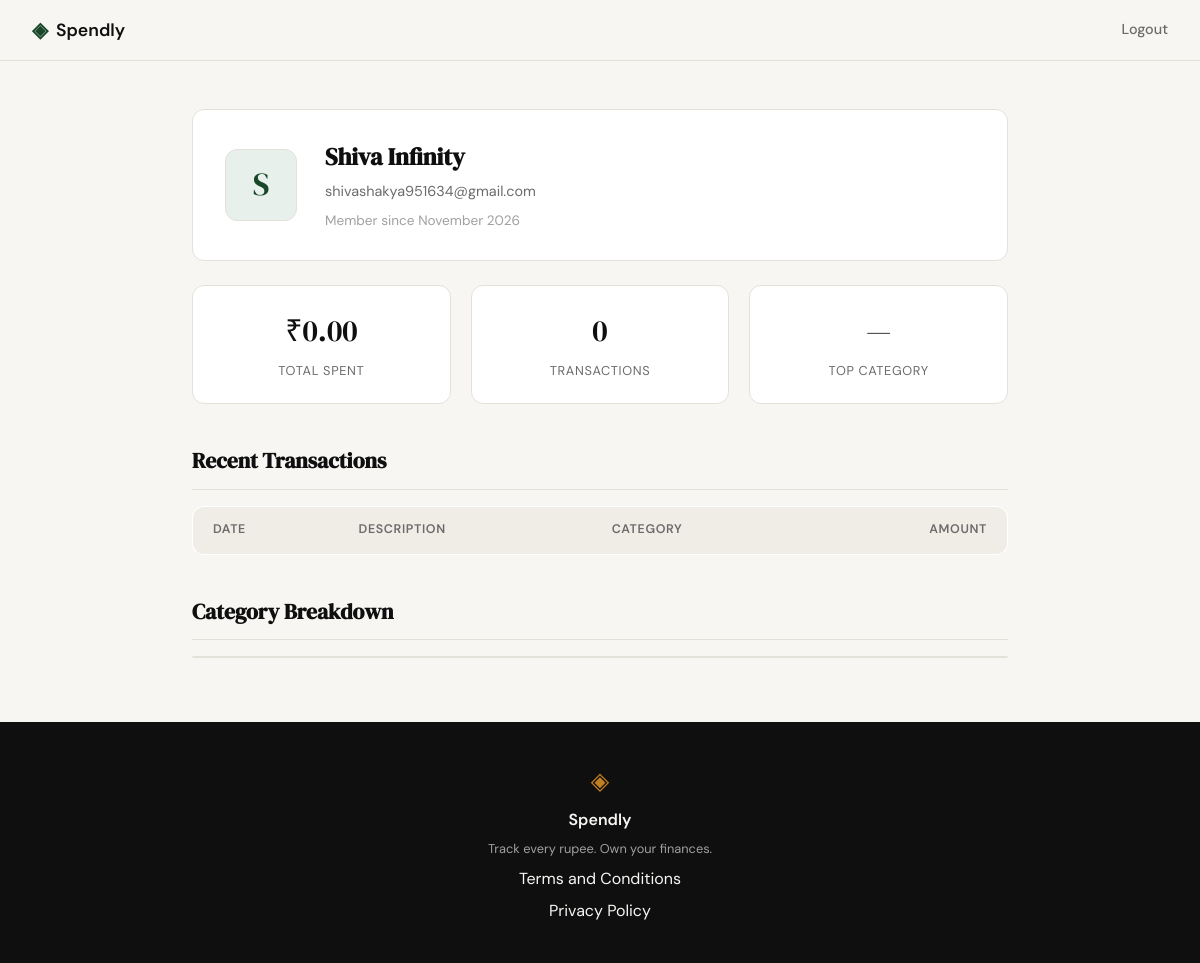
The app's page /profile (signed in), older data.
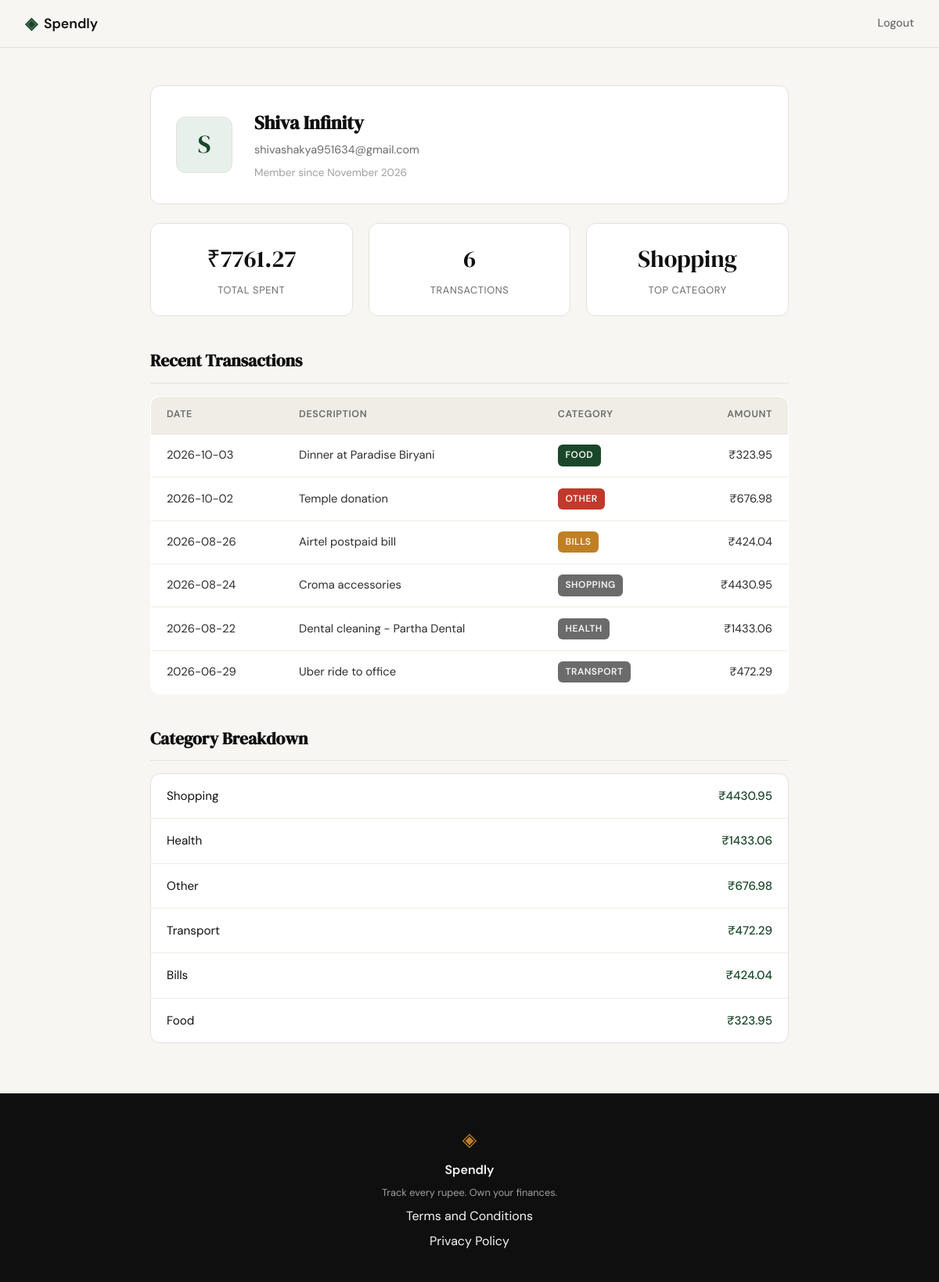
The same page, newer data.
### tables this page shows
CREATE TABLE users (
                id INTEGER PRIMARY KEY AUTOINCREMENT,
                name TEXT NOT NULL,
                email TEXT UNIQUE NOT NULL,
                password_hash TEXT NOT NULL,
                created_at TEXT DEFAULT CURRENT_TIMESTAMP
            );

CREATE TABLE expenses (
                id INTEGER PRIMARY KEY AUTOINCREMENT,
                user_id INTEGER NOT NULL,
                amount REAL NOT NULL,
                category TEXT NOT NULL,
                date TEXT NOT NULL,
                description TEXT,
                created_at TEXT DEFAULT CURRENT_TIMESTAMP,
                FOREIGN KEY (user_id) REFERENCES users(id)
            );

### app.py (the view)
@app.route("/profile")
def profile():
    if not session.get("user_id"):
        return redirect(url_for("login"))
    user_id = session["user_id"]
    user = get_user_by_id(user_id)
    expenses = get_recent_transactions(user_id)
    stats = get_summary_stats(user_id)
    total_spent = stats["total_spent"]
    transaction_count = stats["transaction_count"]
    top_category = stats["top_category"]
    category_breakdown = get_category_breakdown(user_id)
    return render_template(
        "profile.html",
        user=user,
        expenses=expenses,
        total_spent=total_spent,
        transaction_count=transaction_count,
        top_category=top_category,
        category_breakdown=category_breakdown,
    )

### database/db.py (called while the page is built)
def get_db():
    db = sqlite3.connect("spendly.db")
    db.row_factory = sqlite3.Row
    db.execute("PRAGMA foreign_keys = ON")
    return db

### database/queries.py (called while the page is built)
def get_user_by_id(user_id):
    db = get_db()
    try:
        row = db.execute(
            "SELECT name, email, created_at FROM users WHERE id = ?",
            (user_id,),
        ).fetchone()
    finally:
        db.close()
    if row is None:
        return None
    member_since = datetime.strptime(row["created_at"][:10], "%Y-%m-%d").strftime(
        "%B %Y"
    )
    return {
        "name": row["name"],
        "email": row["email"],
        "member_since": member_since,
    }

def get_recent_transactions(user_id, limit=10):
    db = get_db()
    try:
        rows = db.execute(
            "SELECT date, description, category, amount "
            "FROM expenses WHERE user_id = ? "
            "ORDER BY date DESC, id DESC LIMIT ?",
            (user_id, limit),
        ).fetchall()
    finally:
        db.close()
    return [
        {
            "date": row["date"],
            "description": row["description"],
            "category": row["category"],
            "amount": row["amount"],
        }
        for row in rows
    ]

def get_summary_stats(user_id):
    db = get_db()
    try:
        totals = db.execute(
            "SELECT COALESCE(SUM(amount), 0) AS total_spent,"
            " COUNT(*) AS transaction_count"
            " FROM expenses WHERE user_id = ?",
            (user_id,),
        ).fetchone()
        top = db.execute(
            "SELECT category"
            " FROM expenses WHERE user_id = ?"
            " GROUP BY category ORDER BY SUM(amount) DESC LIMIT 1",
            (user_id,),
        ).fetchone()
    finally:
        db.close()
    return {
        "total_spent": totals["total_spent"],
        "transaction_count": totals["transaction_count"],
        "top_category": top["category"] if top is not None else "—",
    }

### templates/profile.html (shortened to what this page needs)
{% extends "base.html" %}
{% block content %}
<div class="profile-section">
    <div class="profile-card">
        <div class="profile-avatar">{{ user["name"][0] }}</div>
        <div class="profile-details">
            <h2 class="profile-name">{{ user["name"] }}</h2>
            <p class="profile-email">{{ user["email"] }}</p>
            <p class="member-since">Member since {{ user["member_since"] }}</p>
        </div>
    </div>
    <div class="stats-row">
        <div class="stat-box">
            <div class="stat-value">₹{{ "%.2f"|format(total_spent) }}</div>
            <div class="stat-label">Total Spent</div>
        </div>
        <div class="stat-box">
            <div class="stat-value">{{ transaction_count }}</div>
            <div class="stat-label">Transactions</div>
        </div>
        <div class="stat-box">
            <div class="stat-value">{{ top_category }}</div>
            <div class="stat-label">Top Category</div>
        </div>
    </div>
    <div class="table-section">
        <h3 class="section-title">Recent Transactions</h3>
        <table class="profile-table">
            <thead>
                <tr>
                    <th>Date</th>
                    <th>Description</th>
                    <th>Category</th>
                    <th>Amount</th>
                </tr>
            </thead>
            <tbody>
                {% for expense in expenses %}
                <tr>
                    <td>{{ expense.date }}</td>
                    <td>{{ expense.description }}</td>
                    <td><span class="category-badge category-{{ expense.category | lower }}">{{ expense.category }}</span></td>
                    <td>₹{{ "%.2f"|format(expense.amount) }}</td>
                </tr>
                {% endfor %}
            </tbody>
        </table>
    </div>
    <div class="breakdown-section">
        <h3 class="section-title">Category Breakdown</h3>
        <ul class="breakdown-list">
            {% for item in category_breakdown %}
            <li>
                <span class="category-name">{{ item.name }}</span>
                <span class="category-total">₹{{ "%.2f"|format(item.amount) }}</span>
            </li>
            {% endfor %}
        </ul>
    </div>
</div>
{% endblock %}

### templates/base.html (shortened to what this page needs)
<!DOCTYPE html>
<html lang="en">
<head>
    <link rel="stylesheet" href="{{ url_for('static', filename='css/style.css') }}">
</head>
<body>
    <nav class="navbar">
        <div class="nav-inner">
            <a href="{{ url_for('landing') }}" class="nav-brand">
                <span class="brand-icon">◈</span>
                <span class="brand-name">Spendly</span>
            </a>
            <div class="nav-links">
                {% if session.get('user_id') %}
                <a href="{{ url_for('logout') }}">Logout</a>
                {% else %}
                <a href="{{ url_for('login') }}">Sign in</a>
                <a href="{{ url_for('register') }}" class="nav-cta">Get started</a>
                {% endif %}
            </div>
        </div>
    </nav>
    <main class="main-content">
        {% block content %}{% endblock %}
    </main>
    <footer class="footer">
        <div class="footer-inner">
            <span class="brand-icon">◈</span>
            <span class="footer-name">Spendly</span>
            <p class="footer-copy">Track every rupee. Own your finances.</p>
            <a href="{{ url_for('terms') }}">Terms and Conditions</a>
            <a href="{{ url_for('privacy') }}">Privacy Policy</a>
        </div>
    </footer>
</body>
</html>

Row changes from the older to the newer data that the page shows:
added expenses: category "Shopping", date "2026-08-24", description "Croma accessories", category "SHOPPING", amount "4430.95", name "Shopping"
added expenses: date "2026-10-03", description "Dinner at Paradise Biryani", category "FOOD", amount "323.95", name "Food"
added expenses: date "2026-10-02", description "Temple donation", category "OTHER", amount "676.98", name "Other"
added expenses: date "2026-08-26", description "Airtel postpaid bill", category "BILLS", amount "424.04", name "Bills"
added expenses: date "2026-08-22", description "Dental cleaning - Partha Dental", category "HEALTH", amount "1433.06", name "Health"
added expenses: date "2026-06-29", description "Uber ride to office", category "TRANSPORT", amount "472.29", name "Transport"
Text that changed along with them:
{{ "%.2f"|format(total_spent) }}: "0.00" → "7761.27"
{{ transaction_count }}: "0" → "6"
{{ top_category }}: "—" → (not shown)
